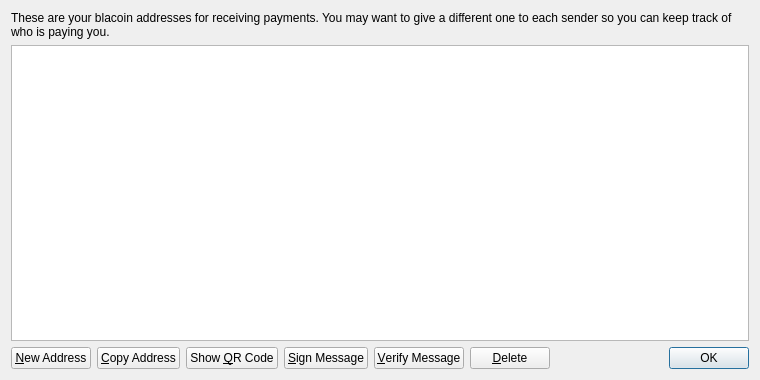
<?xml version="1.0" encoding="UTF-8"?>
<ui version="4.0">
 <class>AddressBookPage</class>
 <widget class="QWidget" name="AddressBookPage">
  <property name="geometry">
   <rect>
    <x>0</x>
    <y>0</y>
    <width>760</width>
    <height>380</height>
   </rect>
  </property>
  <property name="windowTitle">
   <string>Address Book</string>
  </property>
  <layout class="QVBoxLayout" name="verticalLayout">
   <item>
    <widget class="QLabel" name="labelExplanation">
     <property name="text">
      <string>These are your blacoin addresses for receiving payments. You may want to give a different one to each sender so you can keep track of who is paying you.</string>
     </property>
     <property name="textFormat">
      <enum>Qt::PlainText</enum>
     </property>
     <property name="wordWrap">
      <bool>true</bool>
     </property>
    </widget>
   </item>
   <item>
    <widget class="QTableView" name="tableView">
     <property name="contextMenuPolicy">
      <enum>Qt::CustomContextMenu</enum>
     </property>
     <property name="toolTip">
      <string>Double-click to edit address or label</string>
     </property>
     <property name="tabKeyNavigation">
      <bool>false</bool>
     </property>
     <property name="alternatingRowColors">
      <bool>true</bool>
     </property>
     <property name="selectionMode">
      <enum>QAbstractItemView::SingleSelection</enum>
     </property>
     <property name="selectionBehavior">
      <enum>QAbstractItemView::SelectRows</enum>
     </property>
     <property name="sortingEnabled">
      <bool>true</bool>
     </property>
     <attribute name="verticalHeaderVisible">
      <bool>false</bool>
     </attribute>
    </widget>
   </item>
   <item>
    <layout class="QHBoxLayout" name="horizontalLayout">
     <item>
      <widget class="QPushButton" name="newAddressButton">
       <property name="toolTip">
        <string>Create a new address</string>
       </property>
       <property name="text">
        <string>&amp;New Address</string>
       </property>
       <property name="icon">
        <iconset resource="../bitcoin.qrc">
         <normaloff>:/icons/add</normaloff>:/icons/add</iconset>
       </property>
      </widget>
     </item>
     <item>
      <widget class="QPushButton" name="copyToClipboard">
       <property name="toolTip">
        <string>Copy the currently selected address to the system clipboard</string>
       </property>
       <property name="text">
        <string>&amp;Copy Address</string>
       </property>
       <property name="icon">
        <iconset resource="../bitcoin.qrc">
         <normaloff>:/icons/editcopy</normaloff>:/icons/editcopy</iconset>
       </property>
      </widget>
     </item>
     <item>
      <widget class="QPushButton" name="showQRCode">
       <property name="text">
        <string>Show &amp;QR Code</string>
       </property>
       <property name="icon">
        <iconset resource="../bitcoin.qrc">
         <normaloff>:/icons/qrcode</normaloff>:/icons/qrcode</iconset>
       </property>
      </widget>
     </item>
     <item>
      <widget class="QPushButton" name="signMessage">
       <property name="toolTip">
        <string>Sign a message to prove you own a Bitcoin address</string>
       </property>
       <property name="text">
        <string>&amp;Sign Message</string>
       </property>
       <property name="icon">
        <iconset resource="../bitcoin.qrc">
         <normaloff>:/icons/edit</normaloff>:/icons/edit</iconset>
       </property>
      </widget>
     </item>
     <item>
      <widget class="QPushButton" name="verifyMessage">
       <property name="toolTip">
        <string>Verify a message to ensure it was signed with a specified Bitcoin address</string>
       </property>
       <property name="text">
        <string>&amp;Verify Message</string>
       </property>
       <property name="icon">
        <iconset resource="../bitcoin.qrc">
         <normaloff>:/icons/transaction_0</normaloff>:/icons/transaction_0</iconset>
       </property>
      </widget>
     </item>
     <item>
      <widget class="QPushButton" name="deleteButton">
       <property name="toolTip">
        <string>Delete the currently selected address from the list. Only sending addresses can be deleted.</string>
       </property>
       <property name="text">
        <string>&amp;Delete</string>
       </property>
       <property name="icon">
        <iconset resource="../bitcoin.qrc">
         <normaloff>:/icons/remove</normaloff>:/icons/remove</iconset>
       </property>
      </widget>
     </item>
     <item>
      <spacer name="horizontalSpacer">
       <property name="orientation">
        <enum>Qt::Horizontal</enum>
       </property>
       <property name="sizeHint" stdset="0">
        <size>
         <width>40</width>
         <height>20</height>
        </size>
       </property>
      </spacer>
     </item>
     <item>
      <widget class="QDialogButtonBox" name="buttonBox">
       <property name="sizePolicy">
        <sizepolicy hsizetype="Maximum" vsizetype="Fixed">
         <horstretch>0</horstretch>
         <verstretch>0</verstretch>
        </sizepolicy>
       </property>
       <property name="standardButtons">
        <set>QDialogButtonBox::Ok</set>
       </property>
      </widget>
     </item>
    </layout>
   </item>
  </layout>
 </widget>
 <resources>
  <include location="../bitcoin.qrc"/>
 </resources>
 <connections/>
</ui>
